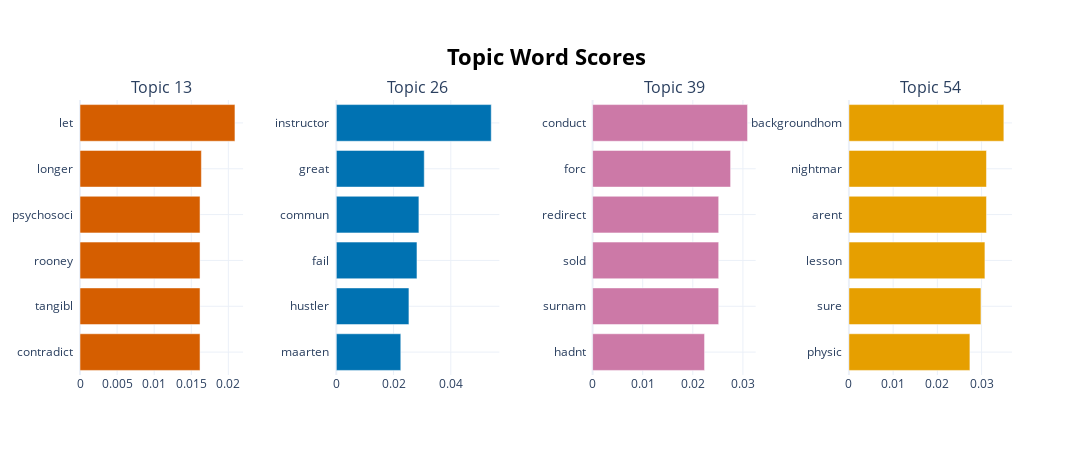

Source (notebook cell):
### Code cell
# plot significant topics that increase chances
topic_model.visualize_barchart(topics=increase_chances_topics, n_words=10, height=350, width=400)

### Figure 1 — Plotly figure (JSON) as saved in the notebook; plotly's stock layout.template omitted (floating-point values rounded to 4 significant figures)
{"data": [{"marker": {"color": "#D55E00"}, "orientation": "h", "type": "bar", "x": [0.01618, 0.01618, 0.01618, 0.01618, 0.01637, 0.02089], "xaxis": "x", "y": ["contradict  ", "tangibl  ", "rooney  ", "psychosoci  ", "longer  ", "let  "], "yaxis": "y"}, {"marker": {"color": "#0072B2"}, "orientation": "h", "type": "bar", "x": [0.02253, 0.02537, 0.02818, 0.02885, 0.03073, 0.05412], "xaxis": "x2", "y": ["maarten  ", "hustler  ", "fail  ", "commun  ", "great  ", "instructor  "], "yaxis": "y2"}, {"marker": {"color": "#CC79A7"}, "orientation": "h", "type": "bar", "x": [0.02234, 0.02516, 0.02516, 0.02516, 0.02754, 0.03093], "xaxis": "x3", "y": ["hadnt  ", "surnam  ", "sold  ", "redirect  ", "forc  ", "conduct  "], "yaxis": "y3"}, {"marker": {"color": "#E69F00"}, "orientation": "h", "type": "bar", "x": [0.02736, 0.02986, 0.03075, 0.0311, 0.0311, 0.03503], "xaxis": "x4", "y": ["physic  ", "sure  ", "lesson  ", "arent  ", "nightmar  ", "backgroundhom  "], "yaxis": "y4"}], "layout": {"annotations": [{"font": {"size": 16}, "showarrow": false, "text": "Topic 13", "x": 0.0875, "xanchor": "center", "xref": "paper", "y": 1, "yanchor": "bottom", "yref": "paper"}, {"font": {"size": 16}, "showarrow": false, "text": "Topic 26", "x": 0.3625, "xanchor": "center", "xref": "paper", "y": 1, "yanchor": "bottom", "yref": "paper"}, {"font": {"size": 16}, "showarrow": false, "text": "Topic 39", "x": 0.6375, "xanchor": "center", "xref": "paper", "y": 1, "yanchor": "bottom", "yref": "paper"}, {"font": {"size": 16}, "showarrow": false, "text": "Topic 54", "x": 0.9125, "xanchor": "center", "xref": "paper", "y": 1, "yanchor": "bottom", "yref": "paper"}], "height": 455, "hoverlabel": {"bgcolor": "white", "font": {"family": "Rockwell", "size": 16}}, "showlegend": false, "title": {"font": {"color": "Black", "size": 22}, "text": "<b>Topic Word Scores", "x": 0.5, "xanchor": "center", "yanchor": "top"}, "width": 1600, "xaxis": {"anchor": "y", "autorange": true, "domain": [0, 0.175], "range": [0, 0.02199], "showgrid": true, "type": "linear"}, "xaxis2": {"anchor": "y2", "autorange": true, "domain": [0.275, 0.45], "range": [0, 0.05697], "showgrid": true, "type": "linear"}, "xaxis3": {"anchor": "y3", "autorange": true, "domain": [0.55, 0.725], "range": [0, 0.03255], "showgrid": true, "type": "linear"}, "xaxis4": {"anchor": "y4", "autorange": true, "domain": [0.825, 1], "range": [0, 0.03687], "showgrid": true, "type": "linear"}, "yaxis": {"anchor": "x", "autorange": true, "domain": [0, 1], "range": [-0.5, 5.5], "showgrid": true, "type": "category"}, "yaxis2": {"anchor": "x2", "autorange": true, "domain": [0, 1], "range": [-0.5, 5.5], "showgrid": true, "type": "category"}, "yaxis3": {"anchor": "x3", "autorange": true, "domain": [0, 1], "range": [-0.5, 5.5], "showgrid": true, "type": "category"}, "yaxis4": {"anchor": "x4", "autorange": true, "domain": [0, 1], "range": [-0.5, 5.5], "showgrid": true, "type": "category"}}}
